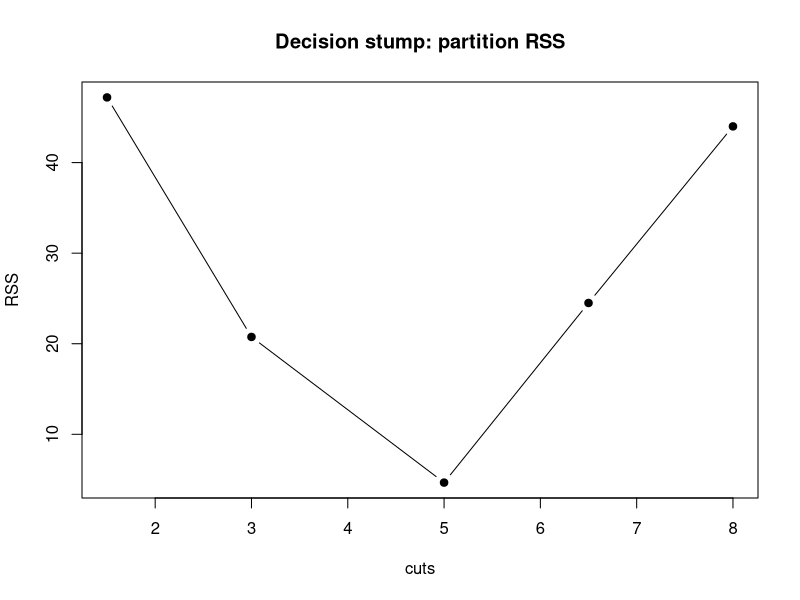

Reproduce this figure in R.
# LearningAI • ISLR (James et al., R edition) • independent demonstration
# Synthetic observations; NO copied textbook data, code, or empirical results.
# Run: Rscript islr-ch08.R     (base R only)
set.seed(2026)
x <- c(1,2,4,6,7,9)
y <- c(1,1,3,7,8,9)
rss <- function(cut) {
 left <- x <= cut
 if(!any(left) || all(left)) return(NA_real_)
 sum((y[left]-mean(y[left]))^2)+sum((y[!left]-mean(y[!left]))^2)
}
cuts <- c(1.5,3,5,6.5,8)
print(data.frame(cut=cuts,RSS=sapply(cuts,rss)))
plot(cuts,sapply(cuts,rss),type='b',pch=19,main='Decision stump: partition RSS',ylab='RSS')
cat('The split chosen on training data is not validated by this plot.\n')
